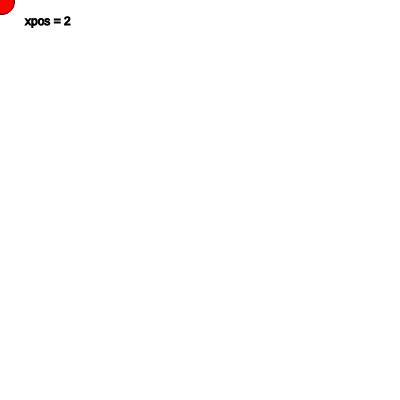
Frame 1 (no input)
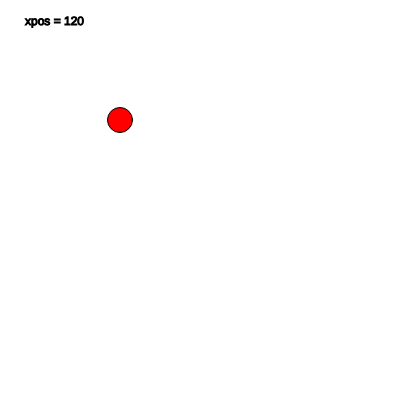
Frame 60 (no input)
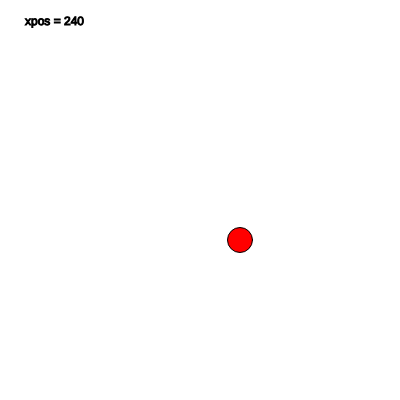
Frame 120 (the mouse pressed at the canvas centre since frame 60)

The p5.js sketch that drew these frames (run headless with seeded random() and noise() and a simulated clock; from frame 60 on, the mouse is pressed at the canvas centre):

// p5.js sketch
// ── sketch.js
// x position variable
var xpos = 0;
var gobackwards = false;
 
function setup() 
{
  // set canvas size
  createCanvas(400, 400);
}
 
function draw() 
{
  // clear background
  background(255);
 
  // set the fill color
  fill(255, 0, 0);
 
  // black outline
  stroke(0);
 
  // set the ellipse mode
  ellipseMode(CENTER);
 
  // increment x variable
  if (!gobackwards){
    xpos = xpos + 2; 
  } else {
  xpos = xpos - 2;
  }
  // if the circle moves off screen, reset it's position
  if(xpos > width)
  {
    gobackwards = true;
  }
  if (xpos < 0){
    gobackwards = false;
  }
 
  // draw a circle
  ellipse(xpos, xpos, 25, 25);	
 
  // display xpos variable
  fill(0);
  text("xpos = " + xpos, 25, 25);
}
